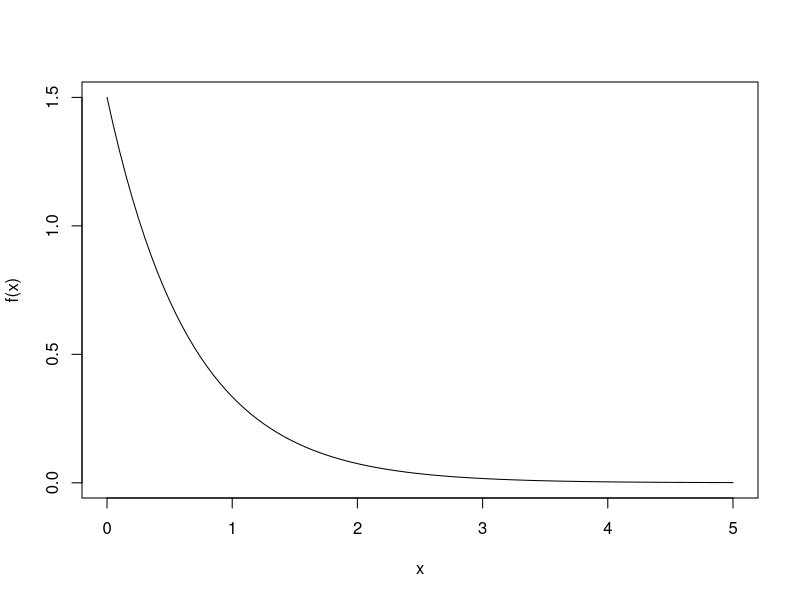
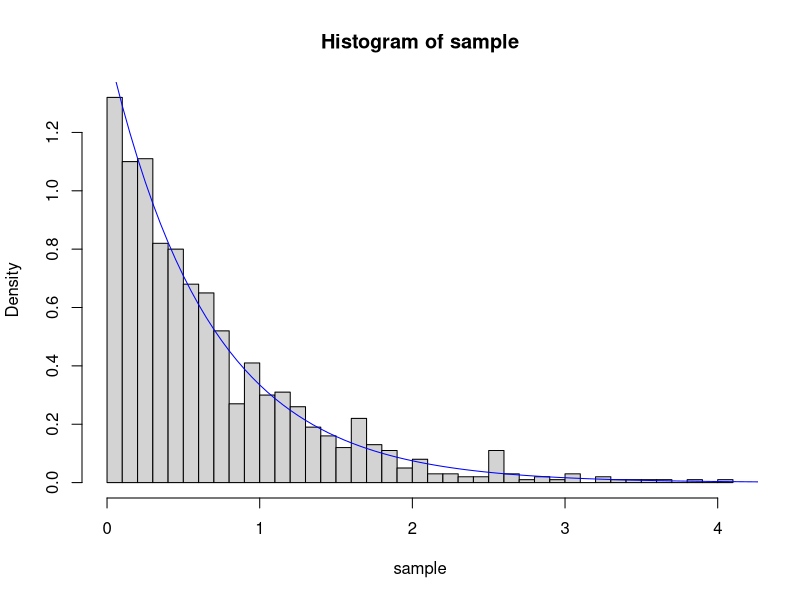

Write R code to recreate these figures, in order.
## ---- chunk 1
#writing pdf in R
f <- function(x) {(1.5*exp(-1.5*x))}
## ---- chunk 2
f(5)
## ---- chunk 3
#plot pdf
curve(f, 0,5)
## ---- chunk 4
# checing max value of function
ymax <- f(0)
paste(c('ymax', ymax))
## ---- chunk 5
#function to create histgram
f_sample <- function (n) 
{
    sample <- c()
    while (1) {
        x <- runif(1, 0, 5)
        y <- runif(1, 0, 1.5)
        fx <- f(x)
        if (y < fx) {
            sample <- c(sample, x)
        }
        if (length(sample) == n) {
            return (sample)
        }
    }
}
## ---- chunk 6
#taking a thousand samples
sample <- f_sample(1000)
fx <- f(seq(0,2,length.out = 1000))

#creating histogram of plot
hist(sample, freq=FALSE, breaks=40)
curve(f, 0,5, add=TRUE, col='blue')
